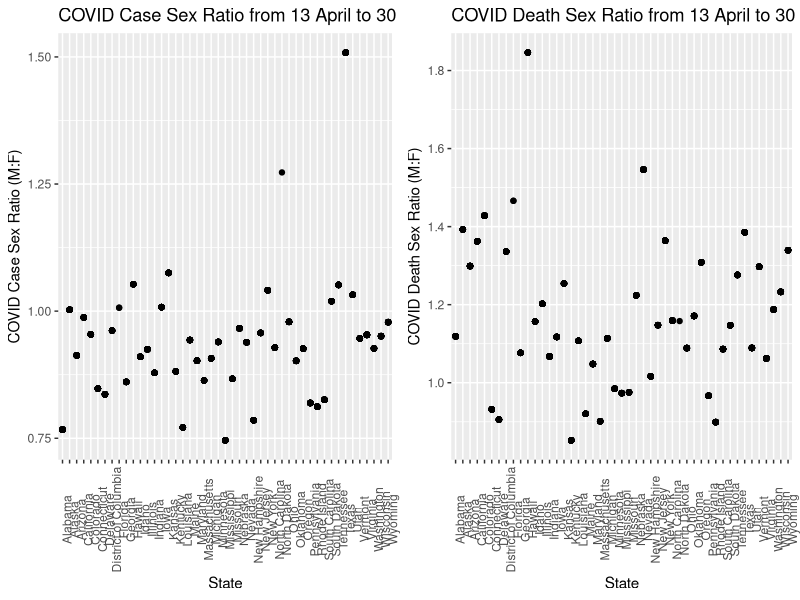
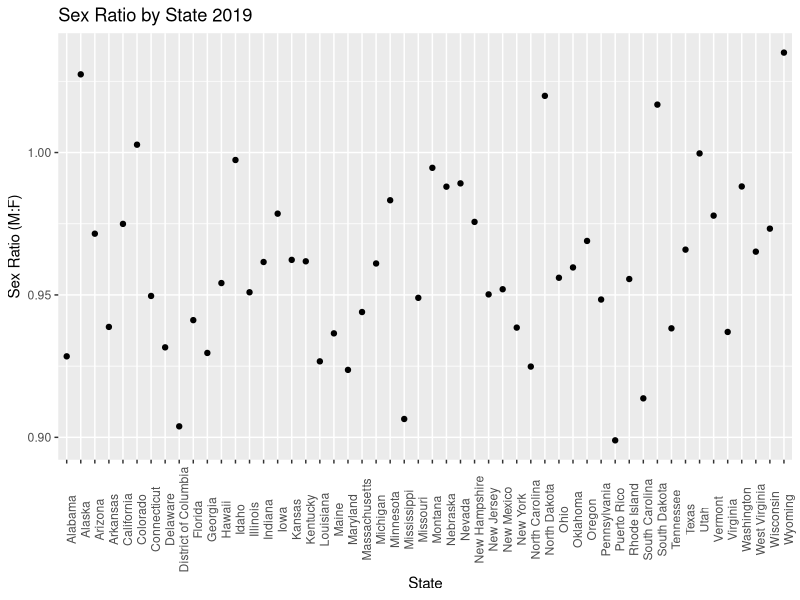
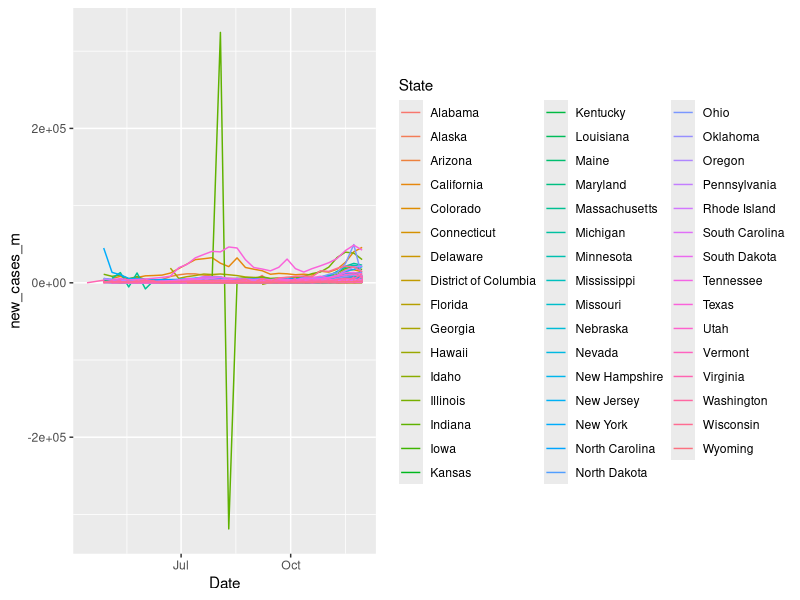
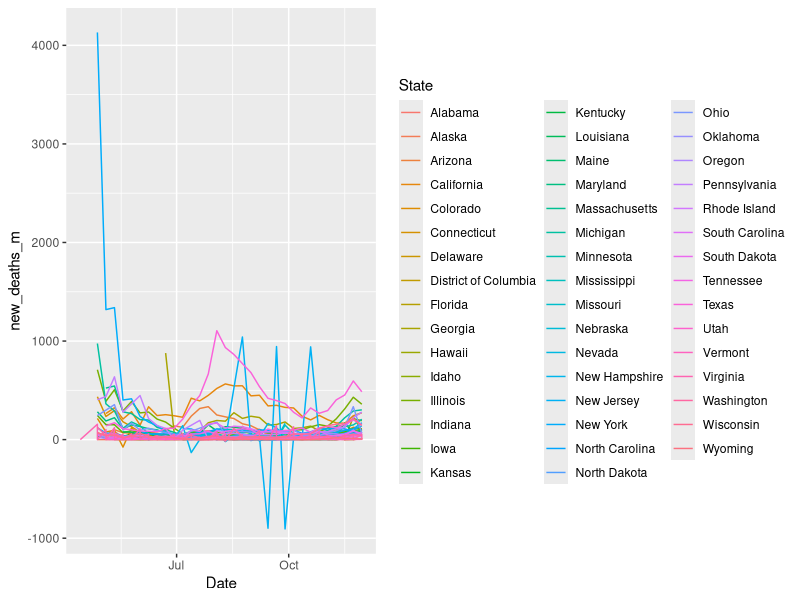
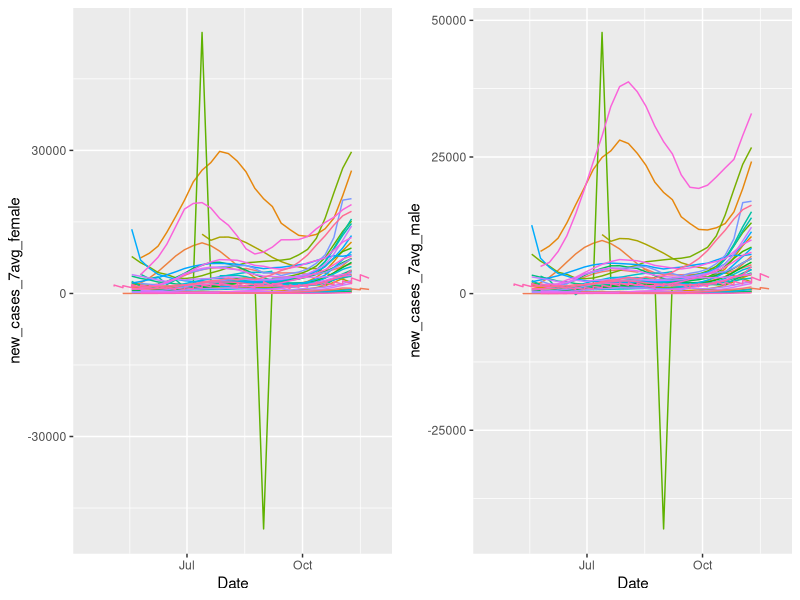
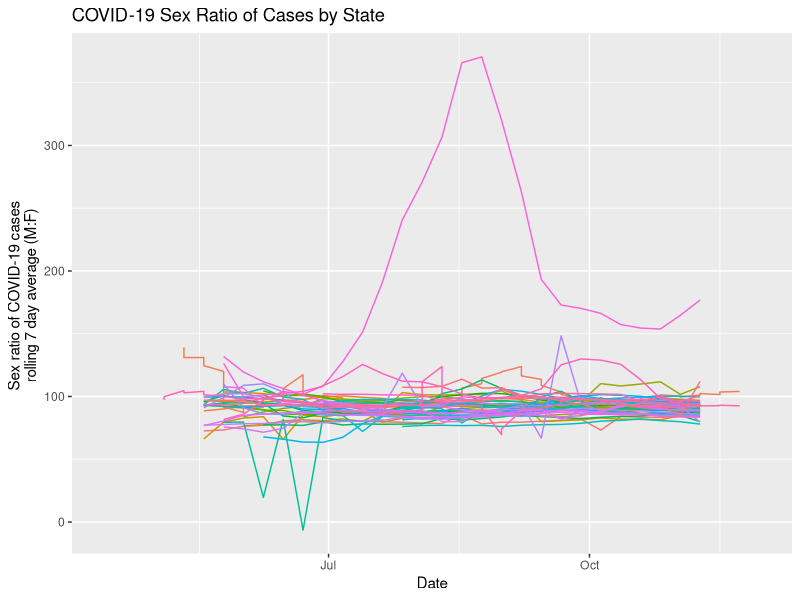
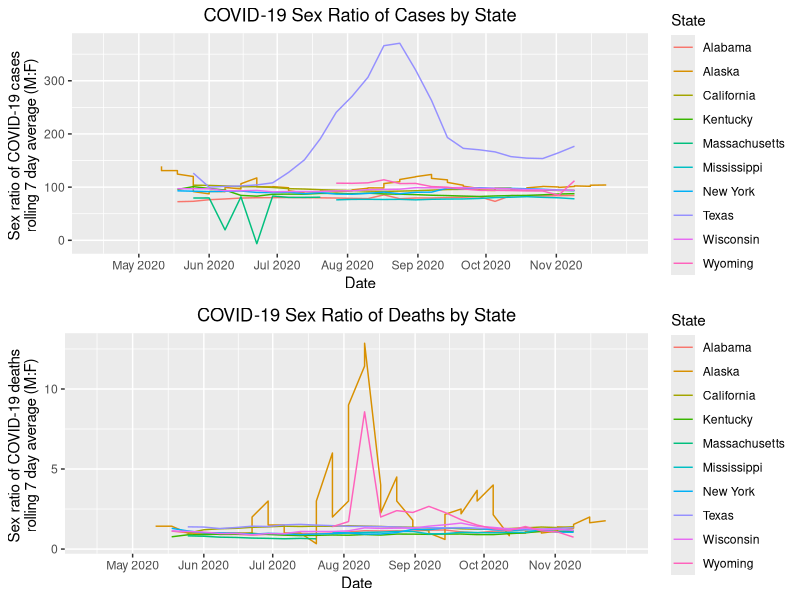
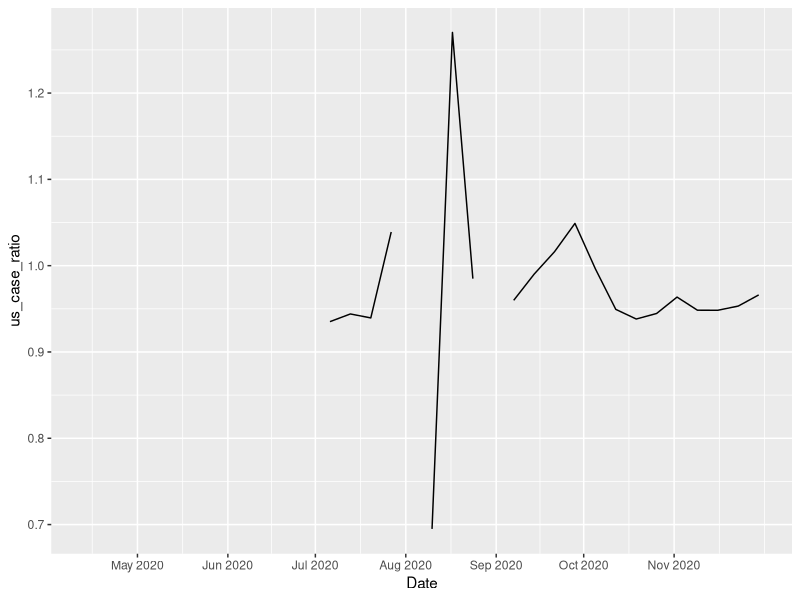

Source code (R) for these figures, in order:
## ---- chunk 1
knitr::opts_chunk$set(echo = TRUE)

install.packages("gridExtra")

library(ggplot2)
library(dplyr)
library(zoo)
library(gridExtra)
## ---- chunk 2

covid_us <- read.csv("mergeses_covid.csv")

#covid_us <- covid_us[-c(3)]


covid <- covid_us %>%
  filter(!is.na(case_ratio)) %>%
  filter(!is.na(death_ratio)) %>%
  group_by(State) %>%
  arrange(Date) %>%
  mutate(case_ratio_agg = mean(case_ratio), na.rm = T) %>%
  mutate(death_ratio_agg = mean(death_ratio), na.rm = T)

summary(covid$death_ratio_agg)

summary(covid$case_ratio_agg)

## ---- chunk 3

cumulative_caseratio <-covid %>%
  ggplot() +
  geom_point (aes(x = State, y = case_ratio_agg)) +
  ylab("COVID Case Sex Ratio (M:F)") +
  xlab("State") +
  ggtitle ("COVID Case Sex Ratio from 13 April to 30 November 2020") +
  theme (axis.text.x= element_text (angle = 90)) 

cumulative_deathratio <- covid %>%
  ggplot() +
  geom_point (aes(x = State, y = death_ratio_agg)) +
  ylab("COVID Death Sex Ratio (M:F)") +
  xlab("State") +
  ggtitle ("COVID Death Sex Ratio from 13 April to 30 November 2020") +
  theme (axis.text.x= element_text (angle = 90)) 

grid.arrange(cumulative_caseratio, cumulative_deathratio, nrow = 1 )

#Add a facet wrap

# dups <- covid %>%
#   select(State, Date) %>%
#   duplicated()
# covid[dups, ]

## ---- chunk 4

library(stringr)
library (purrr)
library(readxl)

us_sr <- read.csv("US_sex_ratio.csv", header = T, check.names = F, sep = ",", skip = 3, stringsAsFactors=F) %>%
  setNames(c("State", "Male","Female", "total", "foot"))

us_sr <- us_sr[-c(5)]

us_sr <- us_sr[-c(53:60),]

us_sr <- us_sr %>%
  group_by (State) %>%
  mutate(sex_ratio = Male/Female)

summary(us_sr$sex_ratio)

us_sr %>%
  ggplot() +
  geom_point (aes(x = State, y = sex_ratio)) +
  ylab("Sex Ratio (M:F)") +
  xlab("State") +
  ggtitle ("Sex Ratio by State 2019") +
  theme (axis.text.x= element_text (angle = 90)) 


us_covid_sr <- left_join(covid, us_sr, by = "State")

## ---- chunk 5

#Reorganizing the data

# Notes for Kaela
# Eight views of the data: cases or deaths, by
# Cumulative, national
# Cumulative, by state
# Daily, national
# Daily, by state.

#Want to create daily deaths variable so will look at Male_cc and Female_cc variables 

library(zoo)
library(lubridate)

us_covid_sr$Date<-ymd(us_covid_sr$Date)

us_covid_2 <- us_covid_sr %>%
  group_by(State) %>%
  arrange (Date) %>%
  mutate(new_cases_m = Male_cc - lag(Male_cc)) %>%
  mutate (new_cases_f= Female_cc - lag(Female_cc)) %>%
  #Creating the 7 day average just in case
  mutate (new_cases_7avg_male = rollmean(new_cases_m, k=7, fill=NA), na.rm = T) %>%
  mutate (new_cases_7avg_female = rollmean (new_cases_f, k=7, fill=NA), na.rm = T)

us_covid_complete <- us_covid_2 %>%
  group_by(State) %>%
  arrange (Date) %>%
  mutate(new_deaths_m = Male_d - lag(Male_d)) %>%
  mutate (new_deaths_f= Female_d - lag(Female_d)) %>%
  #Creating the 7 day average just in case
  mutate (new_deaths_7avg_male = rollmean(new_deaths_m, k=7, fill=NA), na.rm = T) %>%
  mutate (new_deaths_7avg_female = rollmean (new_deaths_f, k=7, fill=NA), na.rm = T)

# us_covid_complete %>%
#     group_by(State) %>%
#     summarize(timepoints = n()) 
#Not every state has equal time points


## ---- chunk 6
#Calculating the proportion of cases which are male and going to do a 1 sample z-test

us_male_cases <- us_covid_sr %>%
  group_by(State) %>%
  summarize(prp_cases_m = mean(Male_cc / Total_cc), .groups = "drop")

mean(us_male_cases$prp_cases_m)

mean(us_covid_sr$Male_per_cc, na.rm =T)

#The mean is 0.4758709 so this will be used for out 1 sample z test for cases

test_cases <- prop.test(x = 0.4758709 , n = 47, p = 0.5,
                  correct = FALSE)
test_cases

#Mean of male deaths as % of total deaths

us_covid_sr$Total_D <- as.numeric(us_covid_sr$Total_D)

us_male_deaths <- us_covid_sr %>%
  group_by(State) %>%
  summarize(prp_deaths_m = mean(Male_d / Total_D), .groups = "drop")

mean(us_male_deaths$prp_deaths_m, na.rm = T)


#the mean is 0.5305624

test_deaths <- prop.test(x = 0.5305624 , n = 47, p = 0.5,
                  correct = FALSE)
test_deaths

## ---- chunk 7

us_covid_complete %>%
  ggplot() + 
  geom_line (aes(x = Date, y = new_cases_m, color = State))

us_covid_complete %>%
  ggplot() + 
  geom_line (aes(x = Date, y = new_deaths_m, color = State))

#There are negative values as we can see from the graph so we will have to impute something slightly larger than zero (since dividing by zero to get the sex ratio will create problems)

us_covid_complete <- us_covid_complete %>%
  group_by (State, Date) %>%
  arrange(Date) %>%
  mutate (new_cases_sex = new_cases_m / new_cases_f)

#Have us_covid_complete  0.01 for values under zero or equal to zero so it doesnt error when dividing by a zero

#us_covid_complete$new_deaths_f <- ifelse(us_covid_complete$new_deaths_f==0, 0.1, us_covid_complete$new_deaths_f )
#us_covid_complete$new_deaths_7avg_female <- ifelse(us_covid_complete$new_deaths_7avg_female==0, 0.1, us_covid_complete$new_deaths_7avg_female )
us_covid_complete$new_deaths_7avg_female <- ifelse(us_covid_complete$new_deaths_7avg_female <= 0, 0.1, us_covid_complete$new_deaths_7avg_female )
us_covid_complete$new_deaths_7avg_male <- ifelse(us_covid_complete$new_deaths_7avg_male <= 0, 0.1, us_covid_complete$new_deaths_7avg_male )

#Creating binary indicator for medicaid expansion

us_covid_complete$medicaid <- ifelse(us_covid_complete$Medicaid.Expand =="^Y", "Yes", us_covid_complete$Medicaid.Expand)
us_covid_complete$medicaid <- ifelse(us_covid_complete$Medicaid.Expand =="+Y", "Yes", us_covid_complete$medicaid )
us_covid_complete$medicaid <- ifelse(us_covid_complete$Medicaid.Expand =="~Y", "Yes", us_covid_complete$medicaid)
us_covid_complete$medicaid <- ifelse(us_covid_complete$Medicaid.Expand =="Y", "Yes", us_covid_complete$medicaid )
us_covid_complete$medicaid <- ifelse(us_covid_complete$Medicaid.Expand =="#Y", "Yes", us_covid_complete$medicaid )

#Creating the sex ratio 
us_covid_complete <- us_covid_complete %>%
  group_by (State, Date) %>%
  arrange(Date) %>%
  mutate (new_deaths_sex = new_deaths_m / new_deaths_f) %>%
  mutate (new_cases_7avg_sex = (new_cases_7avg_male / new_cases_7avg_female)*100) %>%
  mutate (new_deaths_7avg_sex = new_deaths_7avg_male / new_deaths_7avg_female)

summary(us_covid_complete$new_cases_7avg_sex)

summary(us_covid_complete$new_deaths_7avg_sex)
#Looking to see visually if there are GENERAL different patterns between male and female


female_plot<-us_covid_complete %>%
  ggplot() + 
  geom_line (aes(x = Date, y = new_cases_7avg_female, color = State), show.legend = FALSE)

male_plot<- us_covid_complete %>%
  ggplot() + 
  geom_line (aes(x = Date, y = new_cases_7avg_male, color = State), show.legend = FALSE)

grid.arrange(female_plot,male_plot, nrow=1)


#Just to look at overall trends for COVID case sex ratio

us_covid_complete %>%
  ggplot() + 
  geom_line (aes(x = Date, y = new_cases_7avg_sex, color = State), show.legend = FALSE) +
  ylab("Sex ratio of COVID-19 cases \nrolling 7 day average (M:F) ") +
  ggtitle("COVID-19 Sex Ratio of Cases by State")

#These graphs show large differences between states in terms of new cases sex ratio


#Choosing Random States to Display since showing all of them is not very informative
#These states were chosen from my knowledge of states that experienced severe covid outbreaks at different time points

#Cases

cases <- us_covid_complete %>%
 filter (State %in% c("Mississippi", "Kentucky", "Massachusetts","Wyoming", "Wisconsin", "Alaska", "California", "Alabama", "Texas", "New York")) %>%
  ggplot() + 
  geom_line (aes(x = Date, y = new_cases_7avg_sex, color = State))+
  scale_x_date ( name = "Date", date_labels = "%b %Y", breaks = as.Date(c("2020-05-01",
                                                                          "2020-06-01",
                                                                          "2020-07-01",
                                                                          "2020-08-01",
                                                                          "2020-09-01",
                                                                          "2020-10-01",
                                                                          "2020-11-01"))) +
  ylab("Sex ratio of COVID-19 cases \nrolling 7 day average (M:F) ") +
  ggtitle("COVID-19 Sex Ratio of Cases by State") +
  theme(plot.title = element_text (hjust = 0.5))



#deaths
deaths <- us_covid_complete %>%
 filter (State %in% c("Mississippi", "Kentucky", "Massachusetts","Wyoming", "Wisconsin", "Alaska", "California", "Alabama", "Texas", "New York")) %>%
  ggplot() + 
  geom_line (aes(x = Date, y = new_deaths_7avg_sex, color = State))+
  scale_x_date ( name = "Date", date_labels = "%b %Y", breaks = as.Date(c("2020-05-01",
                                                                          "2020-06-01",
                                                                          "2020-07-01",
                                                                          "2020-08-01",
                                                                          "2020-09-01",
                                                                          "2020-10-01",
                                                                          "2020-11-01"))) +
  ylab("Sex ratio of COVID-19 deaths \nrolling 7 day average (M:F) ") +
  ggtitle("COVID-19 Sex Ratio of Deaths by State") +
  theme(plot.title = element_text (hjust = 0.5))

grid.arrange(cases, deaths, nrow =2 )

## ---- chunk 8

#Now we are going to regress 

us_covid_june_cutoff <- subset(us_covid_complete, Date > "2020-06-01" & Date < "2020-07-01")

model_case <- lm(new_cases_7avg_sex ~ sex_ratio + X2019.Uninsured + medicaid + Percent.Pov , 
               data = us_covid_june_cutoff)

summary(model_case)

model_death <- lm (new_deaths_7avg_sex ~ sex_ratio + X2019.Uninsured + medicaid + Percent.Pov , 
               data = us_covid_june_cutoff)

summary(model_death)


model_case_agg <- lm(case_ratio_agg ~ sex_ratio + X2019.Uninsured + medicaid + Percent.Pov , 
               data = us_covid_june_cutoff)
summary(model_case_agg)

model_death_agg <- lm(death_ratio_agg ~ sex_ratio + X2019.Uninsured + medicaid + Percent.Pov , 
               data = us_covid_june_cutoff)

summary(model_death_agg)


## ---- chunk 9

#Plot fo COVID sex ratio of daily new cases by date for the entire US and seeing if it changes over time

#Want to have summary measure of cumulative COVID case and death sex ratio for the whole US

us_covid <- us_covid_complete %>%
  group_by(Date) %>%
  mutate(us_case_f = sum(new_cases_f), na.rm = T) %>%
  mutate(us_case_m = sum(new_cases_m), na.rm = T) %>%
  mutate (us_case_ratio = us_case_m / us_case_f ) %>%
  mutate(us_death_f = sum(new_deaths_f), na.rm = T) %>%
  mutate(us_death_m = sum(new_deaths_m), na.rm = T) %>%
  mutate (us_death_ratio = us_death_m / us_death_f )


us_covid %>%
# filter (State %in% c("Mississippi", "Kentucky", "Massachusetts","Wyoming", "Wisconsin", "Alaska", "California")) %>%
  ggplot() + 
  geom_line (aes(x = Date, y = us_case_ratio))+
  scale_x_date ( name = "Date", date_labels = "%b %Y", breaks = as.Date(c(
                                                                          "2020-05-01",
                                                                          "2020-06-01",
                                                                          "2020-07-01",
                                                                          "2020-08-01",
                                                                          "2020-09-01",
                                                                          "2020-10-01",
                                                                          "2020-11-01")))


us_covid %>%
# filter (State %in% c("Mississippi", "Kentucky", "Massachusetts","Wyoming", "Wisconsin", "Alaska", "California")) %>%
  ggplot() + 
  geom_line (aes(x = Date, y = us_death_ratio))+
  scale_x_date ( name = "Date", date_labels = "%b %Y", breaks = as.Date(c(
                                                                          "2020-07-01",
                                                                          "2020-08-01",
                                                                          "2020-09-01",
                                                                          "2020-10-01",
                                                                          "2020-11-01")))





## ---- chunk 10

#Make a plots of COVID sex ratio --already done bring that here

model_case <- lm(new_cases_7avg_sex ~ sex_ratio + X2019.Uninsured + medicaid + Percent.Pov + as.factor(State) , 
               data = us_covid_june_cutoff)

summary(model_case)

model_death <- lm (new_deaths_7avg_sex ~ sex_ratio + X2019.Uninsured + medicaid + Percent.Pov + as.factor(State) , 
               data = us_covid_june_cutoff)

summary(model_death)

